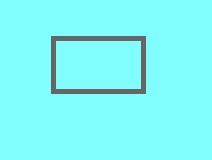
#> input picture CV/Images/a2.jpg, 212 x 160 px
$ python prac3.py
#> lines starting #> are read from the running program, lines starting #| are printed output that depends on the picture; after the words box and inside, x2 and y2 are one past the last pixel; in counts of white or black regions, pixels touching at a corner belong together
#Program 3
#Implement a Python program for Canny edge detection.

import cv2 # import open cv library

image1 = cv2.imread('Images/a2.jpg',1) #read image
#> image1 is the input picture: shape (160, 212, 3); mean B, G, R 247.6, 248.5, 127.8
cv2.imshow('color image',image1) #show color image
image2 = cv2.imread('Images/a2.jpg',0) #read gray scale image
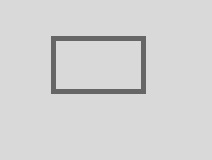
#> image2: shape (160, 212); min 96, max 224, mean 212.1
cv2.imshow('gray image',image2) #show gray scale image
ret, image3 = cv2.threshold(image2, 160, 255, cv2.THRESH_BINARY) # read binary image
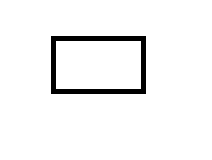
#> image3: shape (160, 212); 95.8% white; 1 black region, box (x1, y1, x2, y2) and area: (51, 36, 146, 94) 1430
cv2.imshow('binary image',image3) # show binary image
edge1 = cv2.Canny(image2,100,200) # edge for canny on gray image
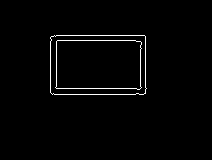
#> edge1: shape (160, 212); 1.7% white in thin lines or dots, all inside (x1, y1, x2, y2) = (50, 35, 147, 95)
cv2.imshow('canny on gray image',edge1) # show canny edge detection on gray image
edge2 = cv2.Canny(image3,100,200) # edge for canny on binary image
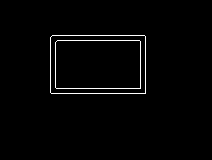
#> edge2: shape (160, 212); 1.7% white in thin lines or dots, all inside (x1, y1, x2, y2) = (50, 35, 146, 94)
cv2.imshow('canny on binary image',edge2) # show canny edge detection on binary image
cv2.waitKey(0)
cv2.destroyAllWindows()

$ run again, with CV/Images/a3.jpg copied over CV/Images/a2.jpg
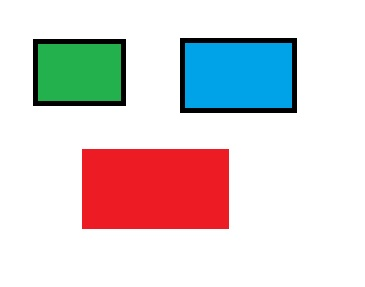
#> input picture CV/Images/a3.jpg, 365 x 287 px
#> image1 is the input picture: shape (287, 365, 3); mean B, G, R 212.8, 211.7, 218
#> `ret, image3 = cv2.threshold(image2, 160, 255, cv2.THRESH_BINARY)`:
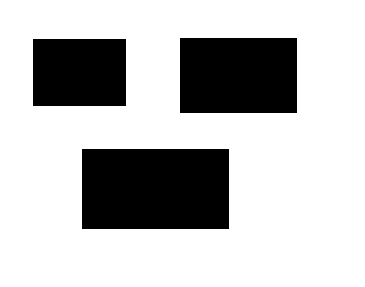
#> image3: shape (287, 365); 74.4% white; 3 black regions, box (x1, y1, x2, y2) and area: (82, 149, 229, 229) 11760, (180, 38, 297, 113) 8775, (33, 39, 126, 106) 6231
#> edge1: shape (287, 365); 1.7% white in thin lines or dots, all inside (x1, y1, x2, y2) = (32, 37, 298, 230)
#> `edge2 = cv2.Canny(image3,100,200)`:
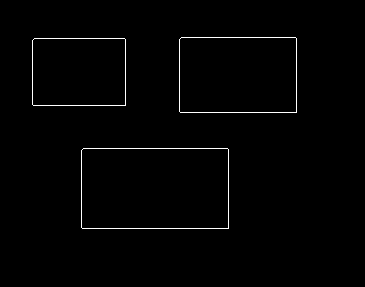
#> edge2: shape (287, 365); 1.1% white in thin lines or dots, all inside (x1, y1, x2, y2) = (32, 37, 297, 229)

$ run again, with CV/Images/a5.jpg copied over CV/Images/a2.jpg
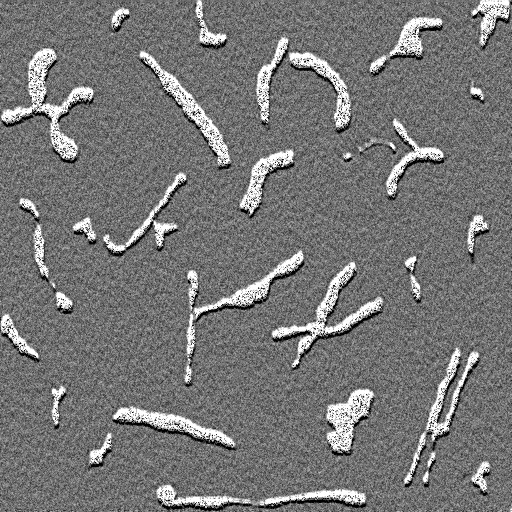
#> input picture CV/Images/a5.jpg, 512 x 512 px
#> image1 is the input picture: shape (512, 512, 3); min 0, max 255, mean 118.3
#> `ret, image3 = cv2.threshold(image2, 160, 255, cv2.THRESH_BINARY)`:
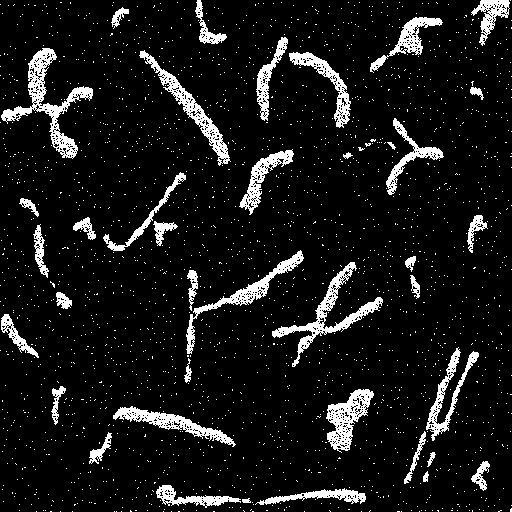
#> image3: shape (512, 512); 9.1% white; 2208 white regions (2169 under 20 px), largest, box (x1, y1, x2, y2) and area: (1, 48, 93, 159) 2087, (272, 262, 383, 367) 1713, (139, 50, 231, 166) 1423
#> edge1: shape (512, 512); 34.1% white in thin lines or dots
#> `edge2 = cv2.Canny(image3,100,200)`:
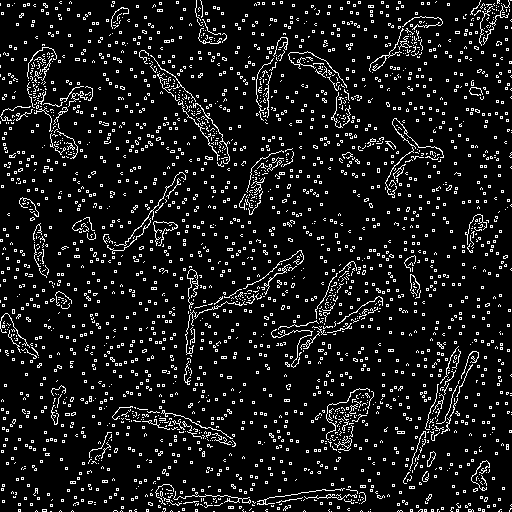
#> edge2: shape (512, 512); 9.3% white in thin lines or dots
